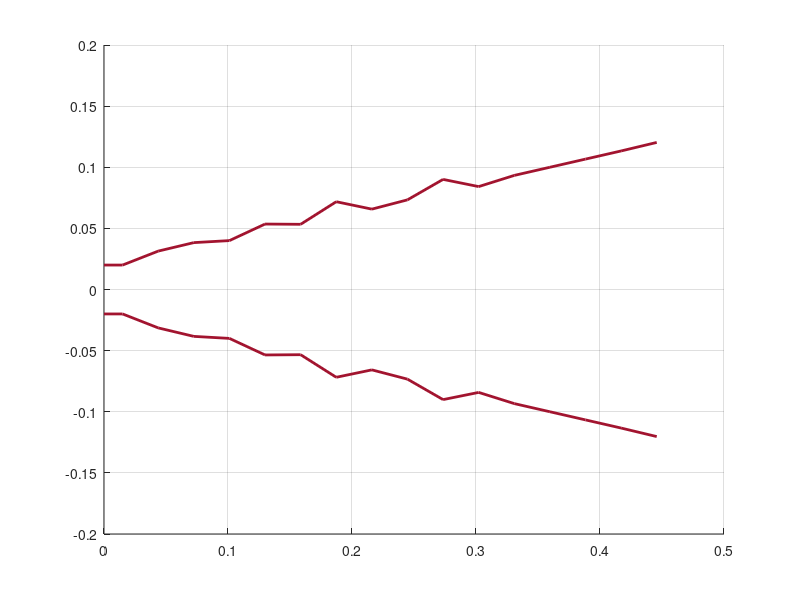

This chart was generated by the following MATLAB code: (Note: this script raises an error after producing the figure.)
%% Optimum design for -45dB return loss from pattern search optimization 
clear;
c0 = 3e8;
F = 5e9;
lamb = c0./F;

N = 16;
data = load('ga_V2L_ms3serv2_fl.mat');
r = data.fmin2.r;
R = [r(1) r(1:N)];
% R = [0.02253 0.02253 0.03353 0.03917 0.05562 0.05946 0.05901 0.07181 0.08365 0.1009 0.08275 0.08619 0.1107 0.1097 0.1106 0.1297...
%     0.1182];
% N = length(R) - 1;
Len = r(N + 1);

l1 = lamb./4;
L = [l1 ones(1, N - 1)./N .* Len];

for i = 1:N
    L_axis(i) = sum(L(1:i));
end
L_axis = [0 L_axis];
figure(1);
hold on;
plot(L_axis, R, 'LineWidth', 2, 'Color', [0.6350, 0.0780, 0.1840] );
hold on;
plot(L_axis, -R, 'LineWidth', 2, 'Color', [0.6350, 0.0780, 0.1840] );

grid on;

%% Iteration over the frequencies 

SP = [R(2:end) Len];

XMN_data = load('Xmn.mat');
str = XMN_data.Xmn;

fc_ = fc(R(2), 1, 1);

F = linspace(fc_(1)+fc_(1)./100, fc_(2), 1000);
% F = 5e9;
% objective = @(x) GSM_N_opt_allvar(SP(1:N), SP(N+1), x(1:length(F)), 0);

% for i = 1:length(F)
RL_ga = GSM_N_opt_allvar(SP(1:N), SP(N+1), F, 20);
% end

figure(2);
hold on;
plot(F*1e-9, RL_ga, 'LineWidth', 2); grid on;
xlabel('Frequency (GHz)', 'FontSize', 16, 'FontWeight', 'bold');
ylabel('Return loss (dB)', 'FontSize', 16, 'FontWeight', 'bold');
title('RL of Ga algo', 'FontSize', 16, 'FontWeight', 'bold');
